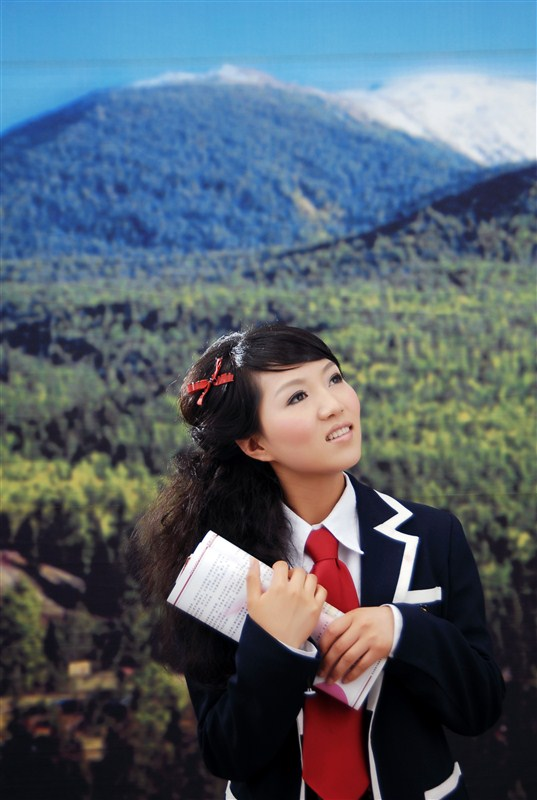
%> input picture Shafley/img/psu.jpg, 537 x 800 px
$ octave n_contrast.m   (GNU Octave 9; MATLAB toolbox functions it lacks are replaced by stand-ins)
%> lines starting %> are read from the running program, lines starting %| are printed output that depends on the picture
I=imread('img/psu.jpg');
%> I is the input picture: size 800x537x3 uint8; mean R, G, B 84.4, 96.8, 108.6
I1=im2double(I);   %图像灰度值双精度化
subplot(331),imshow(I1);
I2=2*I1;
subplot(332),imshow(I2);
I3=3*I1;
subplot(333),imshow(I3);
I4=immultiply(I1,4);  %利用图像乘法函数把灰度值扩大4倍
subplot(334),imshow(I4);
I5=immultiply(I1,5);
subplot(335),imshow(I5);
%> after `imshow(I5)`:
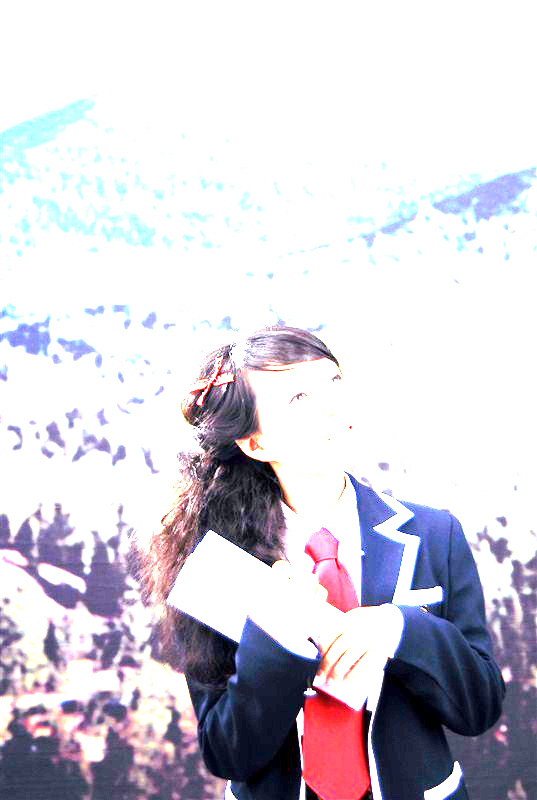
%> displayed picture: size 800x537x3, on the screen's scale of 0 to 255; mean R, G, B 210.9, 206.9, 216.7
I6=immultiply(I1,6);
subplot(336),imshow(I6);
%> after `imshow(I6)`:
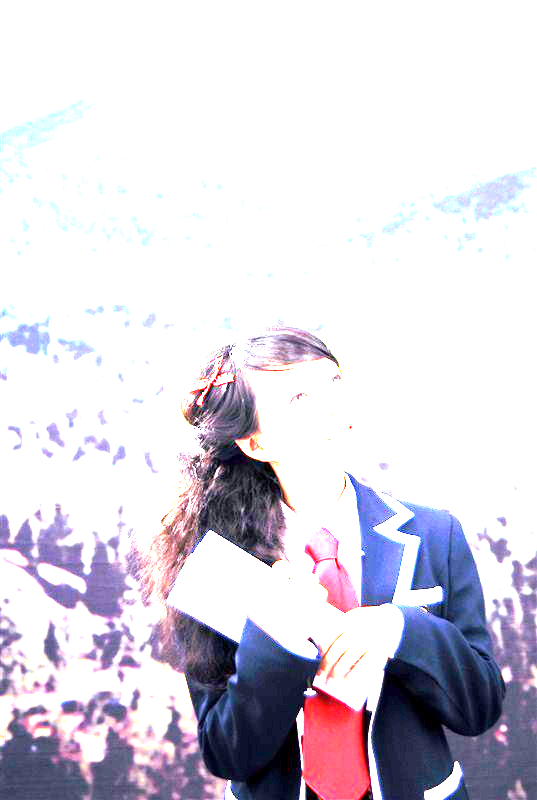
%> displayed picture: size 800x537x3, on the screen's scale of 0 to 255; mean R, G, B 216.9, 212.8, 223.3
I=imread('img/psu.jpg');
I7=rgb2gray(I);  %彩色图转成灰度图
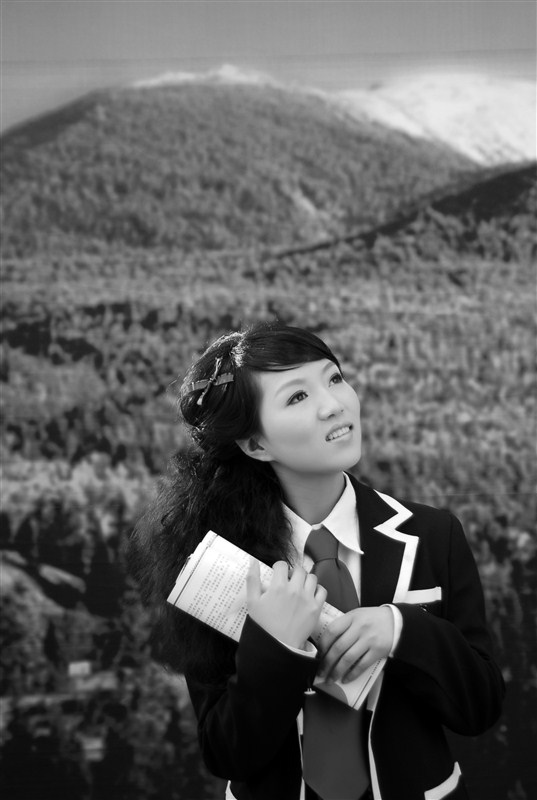
%> I7: size 800x537 uint8; min 0, max 255, mean 94.4
[I8,T]=histeq(I7);   %将灰度值扩展到整个灰度范围
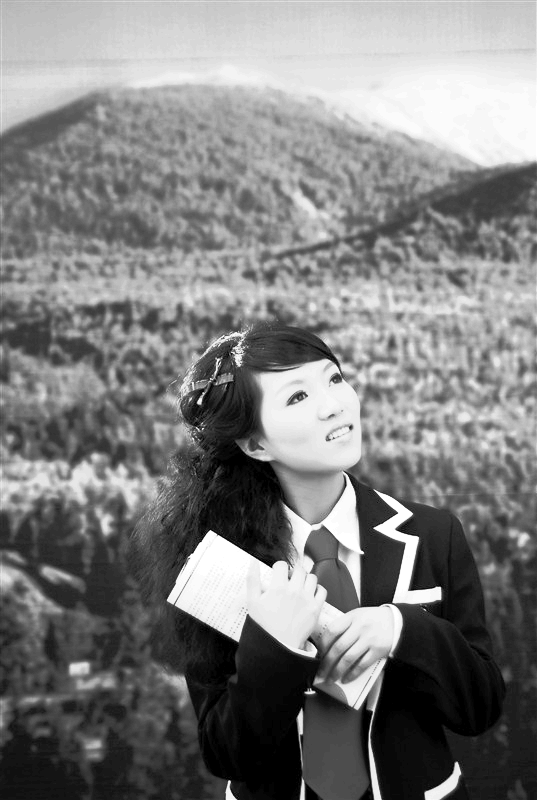
%> I8: size 800x537 uint8; min 0, max 255, mean 126.3
%> T = 256 values from 0 to 1
subplot(337),imshow(I8);title('直方图均衡化');
subplot(338),imhist(I8);title('直方图');   %显示直方图
subplot(339),plot((0:255)/255,T);title('变换曲线');
%> after `title('变换曲线')`:
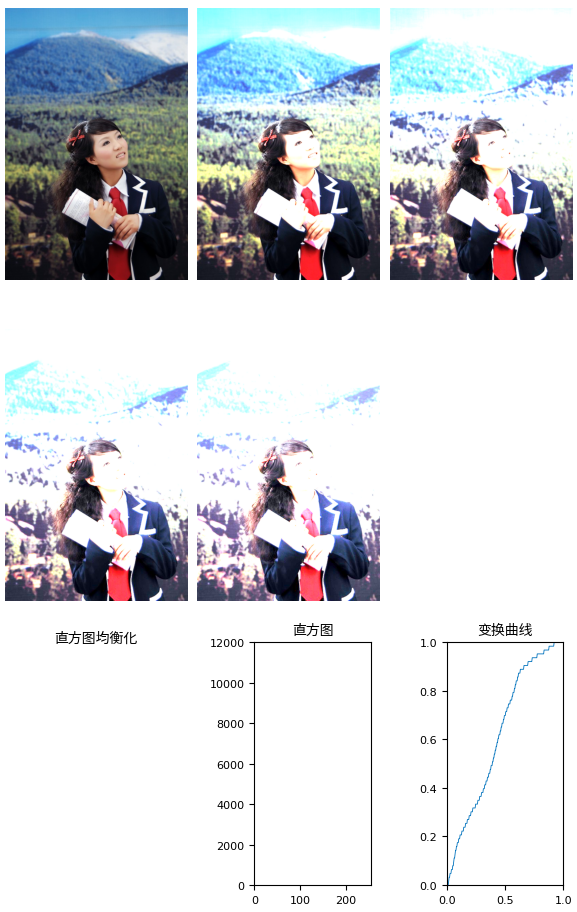
%> figure redrawn from the program's plot data, 9 panels
figure,imhist(I7);   %显示I1的直方图
%> after `imhist(I7)`:
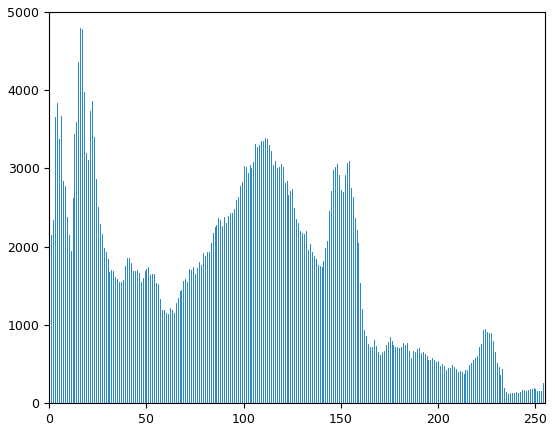
%> figure redrawn from the program's plot data; highest point at x = 16, y = 4797

%线性灰度变换
I=imread('img/psu.jpg');
I9=rgb2gray(I);
subplot(141),imshow(I9);title('原图的灰度图');
I10=im2double(I9);
subplot(143),imhist(I10);title('双精度化的直方图');
I11=imadjust(I10,[0 1],[0 0.3]); %缩小灰度值范围
subplot(144),imhist(I11);title('缩小灰度值的直方图');
subplot(142),imshow(I11);title('缩小灰度值的图像');
%> after `title('缩小灰度值的图像')`:
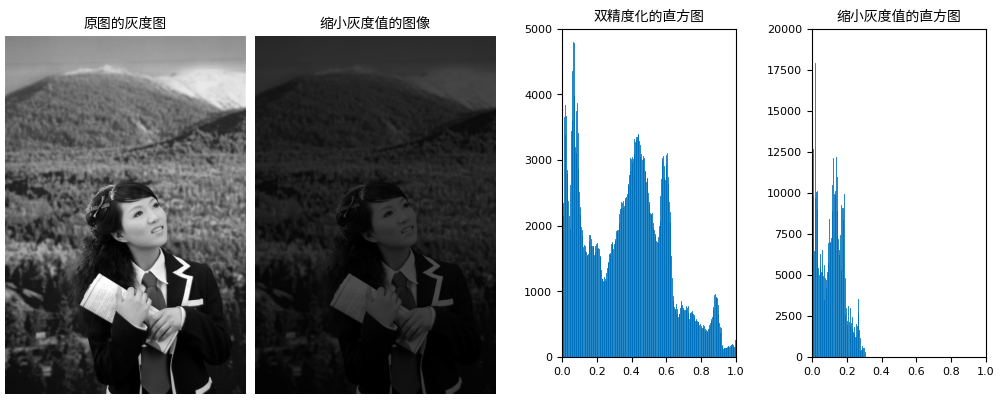
%> figure redrawn from the program's plot data, 4 panels
